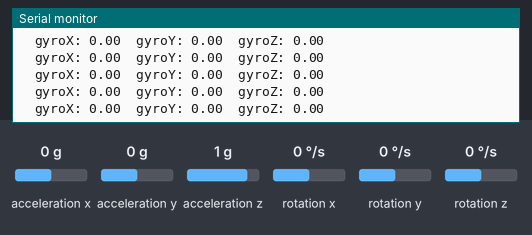
Recording of a sketch running on a simulated Arduino Uno, built with avr-gcc and run on an emulated ATmega328P. Shown: the last lines printed to the serial monitor. The inputs (shaded band) are chosen by the test bench; at power-on: rotation x 0 °/s, rotation y 0 °/s, rotation z 0 °/s, acceleration x 0 g, acceleration y 0 g, acceleration z 1 g.

Above: at 4.2 s.
4.3 s: rotation x set to -192 °/s
At 4.43 s:
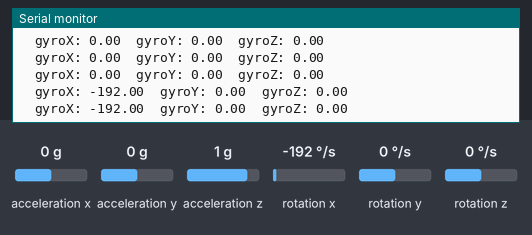
7.3 s: rotation y set to -192 °/s
At 7.31 s:
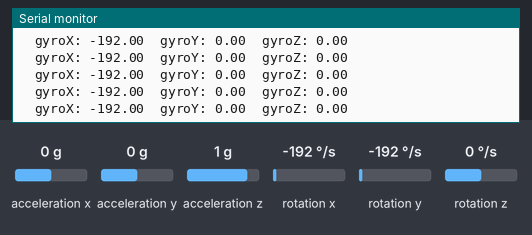
10.3 s: rotation z set to -192 °/s
At 10.43 s:
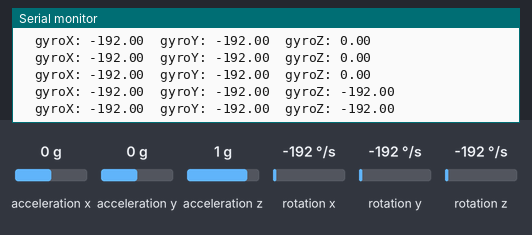
13.3 s: rotation x set to 0 °/s
At 13.35 s:
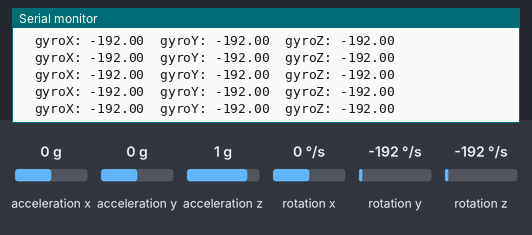
16.3 s: rotation y set to 0 °/s
At 16.33 s:
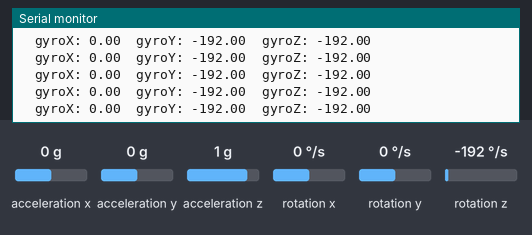
19.3 s: rotation z set to 0 °/s
At 19.31 s:
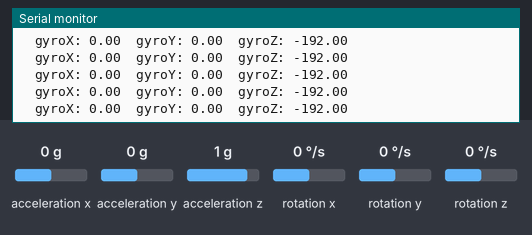

The sketch:

MPU6050_tockn.ino
```cpp
#include <MPU6050_tockn.h>
#include <Wire.h>

MPU6050 mpu6050(Wire);

long timer = 0;

void setup() {
  Serial.begin(9600);
  Wire.begin();
  mpu6050.begin();
  mpu6050.calcGyroOffsets(true);
}

void loop() {
  mpu6050.update();

//  if(millis() - timer > 1000){

//    Serial.println("=======================================================");
//    Serial.print("temp : ");Serial.println(mpu6050.getTemp());

//    Serial.print("accX: ");Serial.print(mpu6050.getAccX());
//    Serial.print("  accY: ");Serial.print(mpu6050.getAccY());
//    Serial.print("  accZ: ");Serial.println(mpu6050.getAccZ());
//
    Serial.print("  gyroX: ");Serial.print(mpu6050.getGyroX());
    Serial.print("  gyroY: ");Serial.print(mpu6050.getGyroY());
    Serial.print("  gyroZ: ");Serial.println(mpu6050.getGyroZ());
//
//    Serial.print("accAngleX: ");Serial.print(mpu6050.getAccAngleX());
//    Serial.print("  accAngleY: ");Serial.println(mpu6050.getAccAngleY());
//
//    Serial.print("gyroAngleX: ");Serial.print(mpu6050.getGyroAngleX());
//    Serial.print("  gyroAngleY: ");Serial.print(mpu6050.getGyroAngleY());
//    Serial.print("  gyroAngleZ: ");Serial.println(mpu6050.getGyroAngleZ());
//
//    Serial.print("angleX: ");Serial.print(mpu6050.getAngleX());
//    Serial.print("  angleY: ");Serial.print(mpu6050.getAngleY());
//    Serial.print("  angleZ: ");Serial.println(mpu6050.getAngleZ());
//    Serial.println("=======================================================\n");
//    timer = millis();

//  }

}
```

Measured:
- after the input at 4.3 s, the serial monitor: prints a new line after 0.07 s (image 1)
- after the input at 10.3 s, the serial monitor: prints a new line after 0.07 s (image 3)
